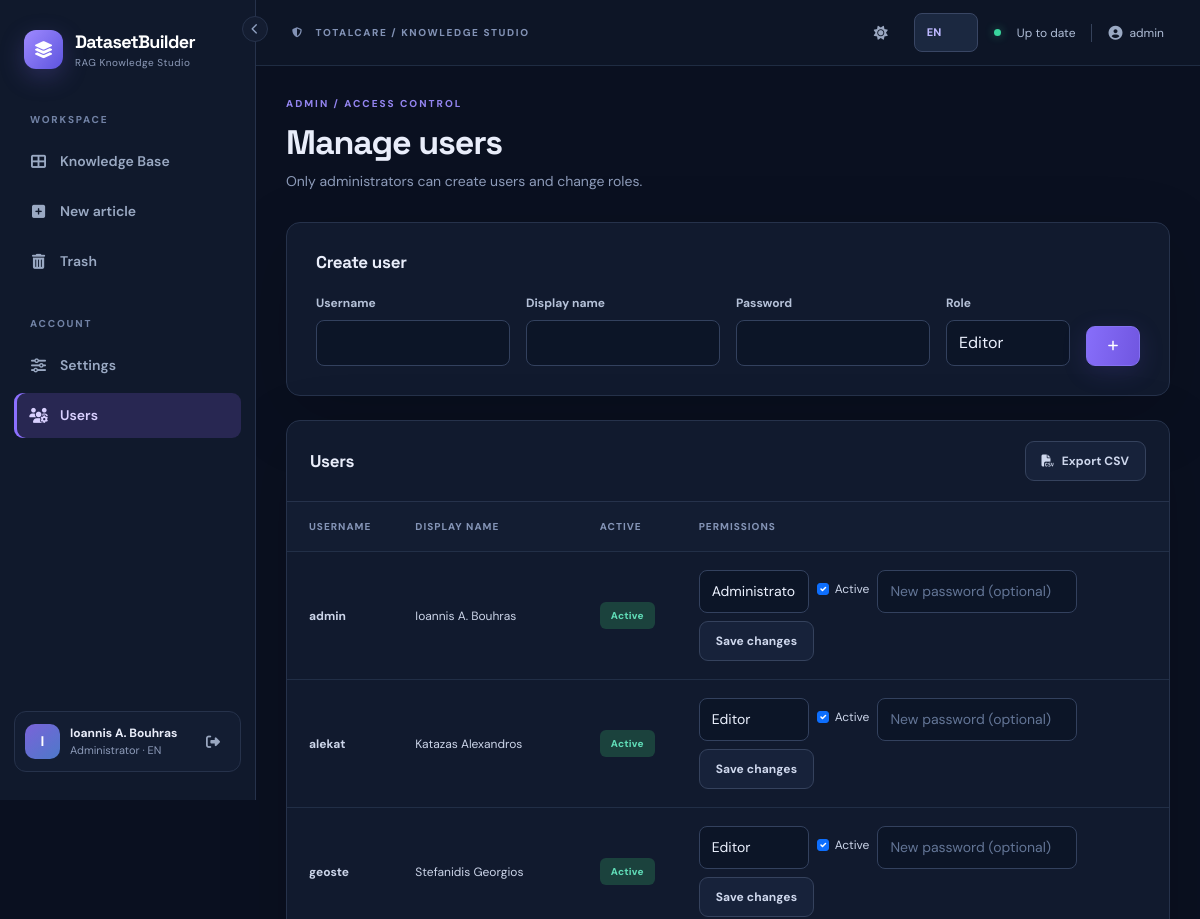
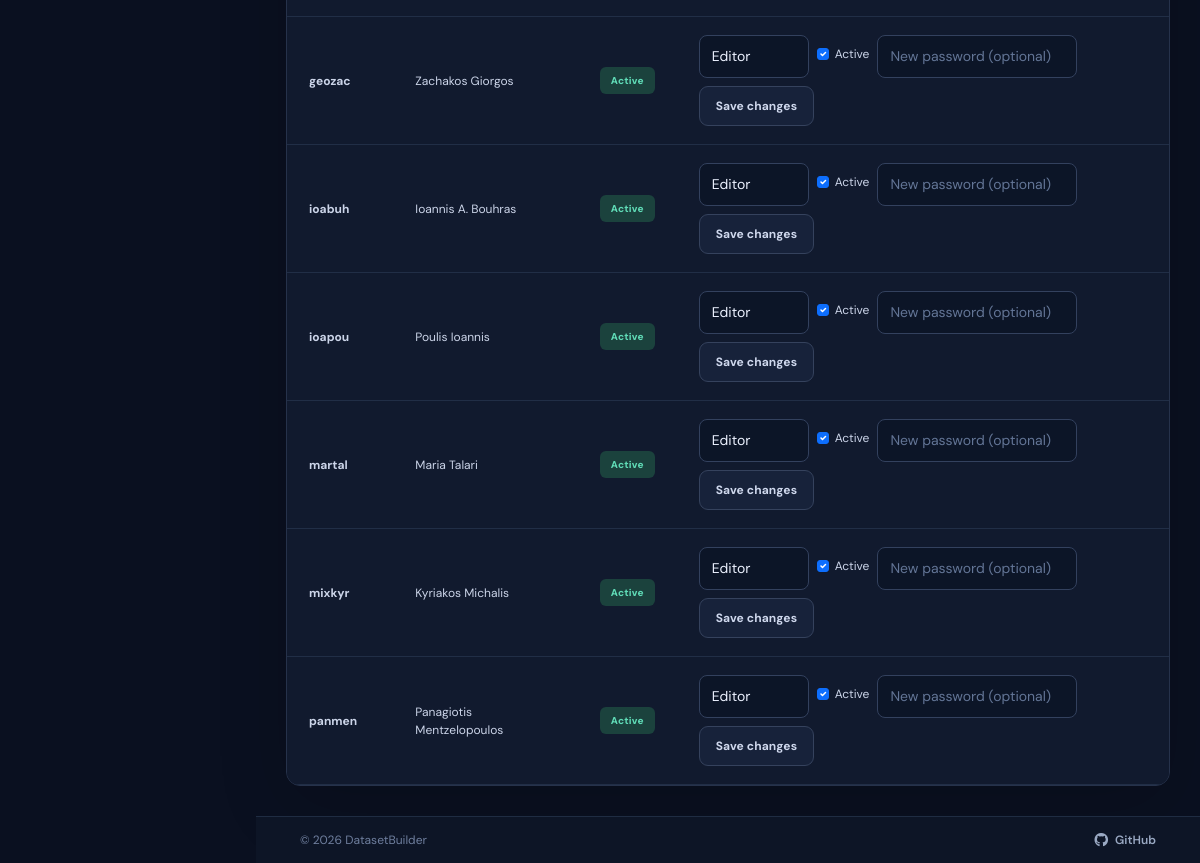
Page /admin/users (signed in) on the committed database (2 pictures, top to bottom).
### datasetbuilder/models.py (models this page shows, shortened)
class User(UserMixin, db.Model):
    __tablename__ = "users"
    id = db.Column(db.Integer, primary_key=True)
    username = db.Column(db.String(80), nullable=False, unique=True)
    display_name = db.Column(db.String(160), nullable=False)
    password_hash = db.Column(db.String(255), nullable=False)
    role = db.Column(db.String(20), nullable=False, default="editor")
    active = db.Column(db.Boolean, nullable=False, default=True)
    created_at = db.Column(db.DateTime, nullable=False, default=utcnow)
    last_login_at = db.Column(db.DateTime)
    preferred_language = db.Column(db.String(2), nullable=False, default="en")
    preferred_theme = db.Column(db.String(5), nullable=False, default="dark")
    @property
    def is_active(self):
        return self.active
    def can_edit(self):
        return self.role in ("admin", "editor")
    def is_admin(self):
        return self.role == "admin"

### datasetbuilder/admin.py (the view)
@bp.get('/users')
@login_required
def users():
    admin_only()
    accounts = (db.session.query(User).order_by(User.username.asc(), User.id.asc())
                .paginate(page=current_page(), per_page=PAGE_SIZE, error_out=False))
    return render_template('users.html', accounts=accounts)

### datasetbuilder/__init__.py (called while the page is built)
@login_manager.user_loader
def load_user(user_id):
    try:
        user = db.session.get(User, int(user_id))
        return user if user and user.active else None
    except (TypeError, ValueError):
        return None

### datasetbuilder/admin.py (called while the page is built)
def admin_only():
    if not current_user.is_admin():
        abort(403)

### datasetbuilder/i18n.py (called while the page is built)
def translate(key, lang='en'):
    return (EL if lang == 'el' else EN).get(key, EN.get(key, key))

### datasetbuilder/metadata_options.py (called while the page is built)
def all_options():
    options = {field: [] for field in OPTION_FIELDS}
    for option in db.session.query(MetadataOption).order_by(MetadataOption.position, MetadataOption.id):
        if option.field in options:
            options[option.field].append(option)
    return options

### datasetbuilder/pagination.py (called while the page is built)
def current_page():
    return max(request.args.get('page', 1, type=int), 1)

### datasetbuilder/templates/users.html (shortened to what this page needs)
{% extends 'base.html' %}
{% from '_pagination.html' import pagination with context %}
{% block content %}
<div class="wide-container users-page">
  <div class="page-head"><div><div class="eyebrow">{{ t('access_eyebrow')|upper }}</div><h1>{{ t('manage_users') }}</h1><p class="muted">{{ t('admin_access_text') }}</p></div></div>
  <div class="surface form-surface mb-4"><h2>{{ t('new_user') }}</h2>
    <form method="post" action="{{ url_for('admin.create_user') }}" class="row g-3 mt-1">
      <div class="col-md-3"><label class="form-label">{{ t('username') }}</label><input class="form-control" name="username" autocomplete="off" required minlength="3" maxlength="80"></div>
      <div class="col-md-3"><label class="form-label">{{ t('display_name') }}</label><input class="form-control" name="display_name" autocomplete="off" required></div>
      <div class="col-md-3"><label class="form-label">{{ t('password') }}</label><input class="form-control" type="password" name="password" autocomplete="new-password" required minlength="12"></div>
      <div class="col-md-2"><label class="form-label">{{ t('role') }}</label><select class="form-select" name="role"><option value="editor">{{ t('account_role_editor') }}</option></select></div>
      <div class="col-md-1 align-self-end"><button class="btn btn-primary w-100"><i class="fa-solid fa-plus"></i></button></div>
    </form>
  </div>
  <div class="surface">
    <div class="surface-header"><h2>{{ t('users') }}</h2><a class="btn btn-outline-light-custom" href="{{ url_for('admin.export_users_csv') }}"><i class="fa-solid fa-file-csv me-2"></i>{{ t('export_csv') }}</a></div>
    <div class="table-responsive"><table class="table data-table"><thead><tr><th>{{ t('username') }}</th><th>{{ t('display_name') }}</th><th>{{ t('active') }}</th><th>{{ t('permissions') }}</th></tr></thead><tbody>
      {% for u in accounts.items %}<tr><td><b>{{ u.username }}</b></td><td>{{ u.display_name }}</td><td><span class="status-pill {% if u.active %}status-approved{% else %}status-draft{% endif %}">{{ t('active_label') if u.active else t('inactive_label') }}</span></td><td><form class="d-flex flex-wrap align-items-center gap-2" method="post" action="{{ url_for('admin.update_user', user_id=u.id) }}"><input type="hidden" name="csrf_token" value="{{ csrf_token() }}"><select class="form-select form-select-sm" name="role" style="width:110px">{% for role in ['admin','editor','viewer'] %}<option value="{{ role }}" {% if u.role==role %}selected{% endif %}>{{ t('account_role_'+role) }}</option>{% endfor %}</select><label class="form-check mb-0"><input class="form-check-input" type="checkbox" name="active" {% if u.active %}checked{% endif %}> {{ t('active') }}</label><input type="password" class="form-control form-control-sm" name="password" autocomplete="new-password" minlength="12" placeholder="{{ t('new_password_optional') }}" style="max-width:200px"><button class="btn btn-sm btn-outline-light-custom">{{ t('save') }}</button></form></td></tr>{% endfor %}
    </tbody></table></div>
  </div>
</div>
{% endblock %}

### datasetbuilder/templates/base.html (shortened to what this page needs)
<!doctype html>
<html lang="{{ ui_lang }}" data-theme="{{ ui_theme }}">
<head>
  <link rel="stylesheet" href="{{ url_for('static', filename='vendor/bootstrap.min.css') }}">
  <link rel="stylesheet" href="https://cdnjs.cloudflare.com/ajax/libs/font-awesome/6.5.2/css/all.min.css">
  <link rel="stylesheet" href="{{ url_for('static', filename='css/app.css') }}">
  <link rel="stylesheet" href="{{ url_for('static', filename='css/print.css') }}" media="print">
</head>
<body class="{% if current_user.is_authenticated %}app-shell{% else %}login-shell{% endif %}{% if nav_collapsed %} nav-collapsed{% endif %}">
{% if current_user.is_authenticated %}
  <aside class="sidebar" id="appSidebar">
    <button type="button" class="nav-collapse-btn" id="nav-collapse" aria-controls="appSidebar" aria-expanded="true" title="{{ t('collapse_nav') }}"><i class="fa-solid fa-chevron-left"></i></button>
    <a class="brand" href="{{ url_for('main.dashboard') }}">
      <span class="brand-icon"><i class="fa-solid fa-layer-group"></i></span>
      <span class="brand-text"><strong>DatasetBuilder</strong><small>{{ t('tagline') }}</small></span>
    </a>
    <div class="sidebar-label">{{ t('workspace')|upper }}</div>
    <nav class="menu">
      <a class="menu-link {% if request.endpoint == 'main.dashboard' %}active{% endif %}" href="{{ url_for('main.dashboard') }}" title="{{ t('dashboard') }}"><i class="fa-solid fa-table-cells-large"></i> <span class="nav-text">{{ t('dashboard') }}</span></a>
      {% if current_user.can_edit() %}
      <a class="menu-link {% if request.endpoint == 'main.new_document' %}active{% endif %}" href="{{ url_for('main.new_document') }}" title="{{ t('new_article') }}"><i class="fa-solid fa-square-plus"></i> <span class="nav-text">{{ t('new_article') }}</span></a>
      {% endif %}
      {% if current_user.can_edit() %}<a class="menu-link {% if request.endpoint == 'main.trash' %}active{% endif %}" href="{{ url_for('main.trash') }}" title="{{ t('trash') }}"><i class="fa-solid fa-trash-can"></i> <span class="nav-text">{{ t('trash') }}</span></a>{% endif %}
    </nav>
    <div class="sidebar-label mt-4">{{ t('account')|upper }}</div>
    <nav class="menu">
      <a class="menu-link " href="{{ url_for('main.settings') }}" title="{{ t('settings') }}"><i class="fa-solid fa-sliders"></i> <span class="nav-text">{{ t('settings') }}</span></a>
      {% if current_user.is_admin() %}<a class="menu-link {% if request.endpoint == 'admin.users' %}active{% endif %}" href="{{ url_for('admin.users') }}" title="{{ t('users') }}"><i class="fa-solid fa-users-gear"></i> <span class="nav-text">{{ t('users') }}</span></a>{% endif %}
    </nav>
    <div class="sidebar-footer">
      <div class="user-avatar">{{ current_user.display_name[:1]|upper }}</div>
      <div class="user-mini"><b>{{ current_user.display_name }}</b><small>{{ t('account_role_'+current_user.role) }} · {{ 'EL' if ui_lang == 'el' else 'EN' }}</small></div>
      <form method="post" action="{{ url_for('auth.logout') }}"><input type="hidden" name="csrf_token" value="{{ csrf_token() }}"><button class="icon-btn" title="{{ t('logout') }}" aria-label="{{ t('logout') }}"><i class="fa-solid fa-right-from-bracket"></i></button></form>
    </div>
  </aside>
{% endif %}
<main class="{% if current_user.is_authenticated %}main-area{% else %}login-main{% endif %}">
{% if current_user.is_authenticated %}
  <header class="topbar">
    <div class="d-flex align-items-center gap-2"><span class="location-label"><i class="fa-solid fa-shield-halved me-2"></i> TOTALCARE / {{ t('knowledge_studio')|upper }}</span></div>
    <div class="d-flex align-items-center gap-3"><button class="icon-btn" id="theme-toggle" type="button" title="{{ t('switch_theme') }}" aria-label="{{ t('switch_theme') }}"><i class="fa-solid fa-{{ 'sun' if ui_theme == 'dark' else 'moon' }}"></i></button><form action="{{ url_for('main.change_language') }}" method="post" class="d-inline-flex align-items-center"><input type="hidden" name="csrf_token" value="{{ csrf_token() }}"><input type="hidden" name="next" value="{{ request.full_path }}"><select name="language" class="form-select form-select-sm lang-switch" aria-label="{{ t('preferred_language') }}"><option value="en" {% if ui_lang=='en' %}selected{% endif %}>EN</option><option value="el" {% if ui_lang=='el' %}selected{% endif %}>ΕΛ</option></select></form><span class="live-dot"></span><span class="topbar-note">{{ t('ready') }}</span><span class="topbar-user"><i class="fa-solid fa-user-circle"></i>{{ current_user.username }}</span></div>
  </header>
{% endif %}
  <div class="content-area {% block content_class %}{% endblock %}">{% block content %}{% endblock %}</div>
  <footer class="app-footer">
    <span class="app-footer-copy">&copy; {{ footer_year }} {{ footer_owner }}</span>
    <a class="app-footer-link" href="{{ footer_url }}" target="_blank" rel="noopener noreferrer"><i class="fa-brands fa-github"></i> GitHub</a>
  </footer>
</main>
<div class="toast-container position-fixed top-0 end-0 p-4" id="toast-container" style="z-index:11000;"></div>
</body>
</html>

### rows in the picture
User: display_name "I", display_name "Ioannis A. Bouhras", role "Administrator", preferred_language "EN", language "EN", username "admin", active "Active", active "☑", t "Active", t "Save changes"
User: username "alekat", display_name "Katazas Alexandros", active "Active", role "Editor", active "☑", t "Active", t "Save changes"
User: username "geoste", display_name "Stefanidis Georgios", active "Active", role "Editor", active "☑", t "Active", t "Save changes"
User: username "geozac", display_name "Zachakos Giorgos", active "Active", role "Editor", active "☑", t "Active", t "Save changes"
User: username "ioabuh", display_name "Ioannis A. Bouhras", active "Active", role "Editor", active "☑", t "Active", t "Save changes"
User: username "ioapou", display_name "Poulis Ioannis", active "Active", role "Editor", active "☑", t "Active", t "Save changes"
User: username "martal", display_name "Maria Talari", active "Active", role "Editor", active "☑", t "Active", t "Save changes"
User: username "mixkyr", display_name "Kyriakos Michalis", active "Active", role "Editor", active "☑", t "Active", t "Save changes"
User: username "panmen", display_name "Panagiotis Mentzelopoulos", active "Active", role "Editor", active "☑", t "Active", t "Save changes"

### other values in the picture
{{ t('tagline') }} "RAG Knowledge Studio"
{{ t('workspace')|upper }} "WORKSPACE"
{{ t('dashboard') }} "Knowledge Base"
{{ t('new_article') }} "New article"
{{ t('trash') }} "Trash"
{{ t('account')|upper }} "ACCOUNT"
{{ t('settings') }} "Settings"
{{ t('users') }} "Users"
{{ t('knowledge_studio')|upper }} "KNOWLEDGE STUDIO"
{{ t('ready') }} "Up to date"
{{ t('access_eyebrow')|upper }} "ADMIN / ACCESS CONTROL"
{{ t('manage_users') }} "Manage users"
{{ t('admin_access_text') }} "Only administrators can create users and change roles."
{{ t('new_user') }} "Create user"
{{ t('username') }} "Username"
